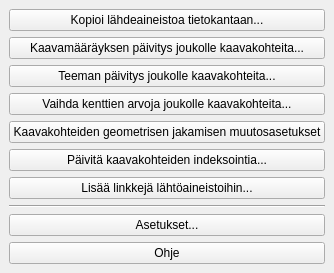
<?xml version="1.0" encoding="UTF-8"?>
<ui version="4.0">
 <class>YleiskaavaDockWidgetBase</class>
 <widget class="QDockWidget" name="YleiskaavaDockWidgetBase">
  <property name="geometry">
   <rect>
    <x>0</x>
    <y>0</y>
    <width>232</width>
    <height>222</height>
   </rect>
  </property>
  <property name="windowTitle">
   <string>Yleiskaavoituksen tietokantatyökalu</string>
  </property>
  <widget class="QWidget" name="dockWidgetContents">
   <layout class="QGridLayout" name="gridLayout">
    <item row="0" column="0">
     <layout class="QVBoxLayout" name="verticalLayout">
      <item>
       <widget class="QPushButton" name="pushButtonCopySourceDataToDatabase">
        <property name="text">
         <string>Kopioi lähdeaineistoa tietokantaan...</string>
        </property>
       </widget>
      </item>
      <item>
       <widget class="QPushButton" name="pushButtonUpdateRegulationForGroup">
        <property name="text">
         <string>Kaavamääräyksen päivitys joukolle kaavakohteita...</string>
        </property>
       </widget>
      </item>
      <item>
       <widget class="QPushButton" name="pushButtonUpdateThemeForGroup">
        <property name="enabled">
         <bool>true</bool>
        </property>
        <property name="text">
         <string>Teeman päivitys joukolle kaavakohteita...</string>
        </property>
       </widget>
      </item>
      <item>
       <widget class="QPushButton" name="pushButtonChangeFieldValuesForGroup">
        <property name="enabled">
         <bool>true</bool>
        </property>
        <property name="text">
         <string>Vaihda kenttien arvoja joukolle kaavakohteita...</string>
        </property>
       </widget>
      </item>
      <item>
       <widget class="QPushButton" name="pushButtonOpenGeometryEditSettings">
        <property name="text">
         <string>Kaavakohteiden geometrisen jakamisen muutosasetukset</string>
        </property>
       </widget>
      </item>
      <item>
       <widget class="QPushButton" name="pushButtonUpdateIndexingForLayer">
        <property name="enabled">
         <bool>true</bool>
        </property>
        <property name="text">
         <string>Päivitä kaavakohteiden indeksointia...</string>
        </property>
       </widget>
      </item>
      <item>
       <widget class="QPushButton" name="pushButtonAddSourceDataLinks">
        <property name="enabled">
         <bool>true</bool>
        </property>
        <property name="text">
         <string>Lisää linkkejä lähtöaineistoihin...</string>
        </property>
       </widget>
      </item>
      <item>
       <widget class="Line" name="line">
        <property name="orientation">
         <enum>Qt::Horizontal</enum>
        </property>
       </widget>
      </item>
      <item>
       <widget class="QPushButton" name="pushButtonSettings">
        <property name="text">
         <string>Asetukset...</string>
        </property>
       </widget>
      </item>
      <item>
       <widget class="QPushButton" name="pushButtonHelp">
        <property name="text">
         <string>Ohje</string>
        </property>
       </widget>
      </item>
     </layout>
    </item>
   </layout>
  </widget>
 </widget>
 <resources/>
 <connections/>
</ui>
